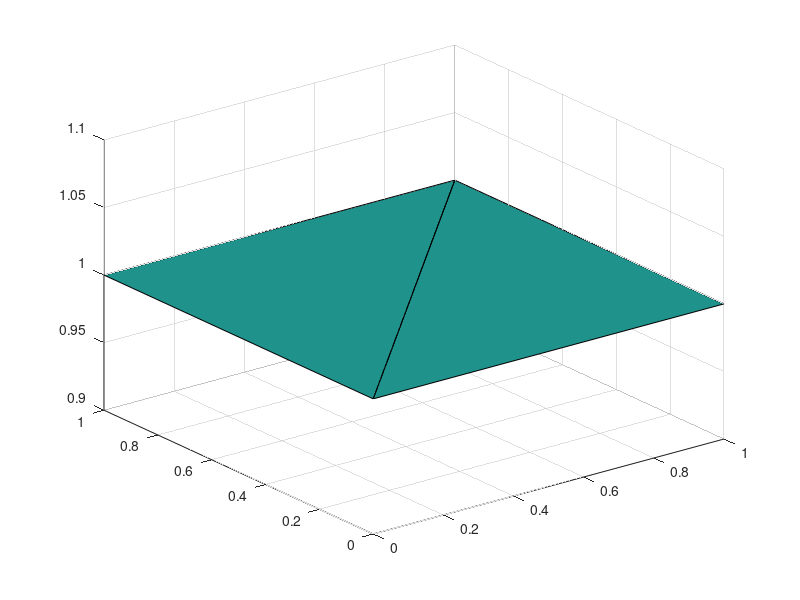

MATLAB code for this plot: (Note: this script raises an error after producing the figure.)
%% Check Assembly for Consistency

close all; clear; clc;
tic;

%************************** Generate the mesh ****************************%

% For a rectangular mesh
xlim = 1;
ylim = 1;
zlim = 1;
[mesh_x,mesh_y,mesh_z] = meshgrid(0:xlim,0:ylim,1:zlim);

% For a single triangle
% mesh_x = [1;0;1];
% mesh_y = [1;0;0];
% mesh_z = [1;1;1];

% Generate the mesh
IEN = delaunay(mesh_x,mesh_y);

% Convert the mesh grid points into x_ia
numNodes = numel(mesh_x);

% The reference configuration
X = [reshape(mesh_x,numNodes,1), reshape(mesh_y,numNodes,1),...
    reshape(mesh_z,numNodes,1)];

trisurf(IEN,X(:,1),X(:,2),X(:,3));


%****************** Boundary Condition and Meta Arrays *******************%

% Need to know the Global DOF number that has to be constrained.

BC = cell(1,3);
BC{1,1} = [0,0,1; 0,0,1;0,0,1];
BC{1,2} = [1;2;3];
BC{1,3} = [0;0;0];

prescribedDOF = getBCmatrix(BC,X);

dofPerNode = 3;
ID = zeros(numNodes*dofPerNode,2);
ID(:,1) = 1:numNodes*dofPerNode;

unknownDOFs = (1:numNodes*dofPerNode).';
unknownDOFs(prescribedDOF(:,1)) = [];

globalEqNum = 1;
for i = 1:numel(unknownDOFs)
    ID(unknownDOFs(i),2) = globalEqNum;
    globalEqNum = globalEqNum + 1;
end

%******************************** Assembly *******************************%

% External transverse load
f = repmat([0,0,1],size(IEN,1),1);

% Quadrature order
quadOrder = 1;

% Thickness of the membrane
H = ones(size(IEN,1),1);

% Elastic constants
lambda = 5*10^8;
mu = 1.5*10^6;

% Set the initial guess for displacement
rng(0);
u = 0.001*rand(size(X));
%u = zeros(size(X)); % Uncomment for zero deformation case

% Apply boundary condition u_z = 0 on the nodes on sides of the square.
rowCol = [ceil(prescribedDOF(:,1)/3),mod(prescribedDOF(:,1),3)];
rowCol(rowCol==0) = 3;
for i=1:size(rowCol,1)
    u(rowCol(i,1),rowCol(i,2)) = prescribedDOF(i,2);
end

X = reshape(X.',[dofPerNode*numNodes,1]);
u = reshape(u.',[dofPerNode*numNodes,1]);

% Thickness stretch
L  = ones(size(IEN,1),1);

x = X + u;

% The exact values
[W_exact,r_exact,K_exact,~] = assemblyT3Lin(X,x,H,f,quadOrder,lambda,mu,...
    IEN,ID,L);

h = norm(x)*logspace(-7,-2);
errR = zeros(1,length(h));

% We will use the fact that
for z=1:length(h)
    r_approx = zeros(numel(unknownDOFs),1);
    for i=1:numel(unknownDOFs)
        x(unknownDOFs(i)) = x(unknownDOFs(i)) + h(z);
        [Wp,~,~,~] = assemblyT3Lin(X,x,H,f,quadOrder,lambda,mu,IEN,ID,L);
        x(unknownDOFs(i)) = x(unknownDOFs(i)) - 2*h(z);
        [Wm,~,~,~] = assemblyT3Lin(X,x,H,f,quadOrder,lambda,mu,IEN,ID,L);
        x(unknownDOFs(i)) = x(unknownDOFs(i)) + h(z);
        r_approx(i) = (Wp - Wm)/(2*h(z));
    end
    errR(z) = max(max(abs(r_exact-r_approx)))/norm(r_exact);
    %errR(z) = max(max(abs(r_exact-r_approx)));
end

slope1 = (log(errR(50))-log(errR(45)))/(log(h(50))-log(h(45)));
fprintf('Slope for error in r_{ia}: %17.16f\n',slope1);

errK = zeros(1,length(h));
for z=1:length(h)
    K_approx = zeros(numel(unknownDOFs),numel(unknownDOFs));
    for m=1:numel(unknownDOFs)
        for n=1:numel(unknownDOFs)      
            x(unknownDOFs(n)) = x(unknownDOFs(n)) + h(z);
            [~,rp,~,~] = assemblyT3Lin(X,x,H,f,quadOrder,...
                lambda,mu,IEN,ID,L);
            x(unknownDOFs(n)) = x(unknownDOFs(n)) - 2*h(z);
            [~,rm,~,~] = assemblyT3Lin(X,x,H,f,quadOrder,...
                lambda,mu,IEN,ID,L);
            x(unknownDOFs(n)) = x(unknownDOFs(n)) + h(z);
            K_approx(m,n) = (rp(m) - rm(m))/(2*h(z));
        end
    end
    errK(z) = max(max(max(max(abs((K_exact - K_approx))))))/...
        max(max(max(max(K_exact))));
    %errK(z) = max(max(max(max(abs((K_exact - K_approx))))));
end
figure(2);
loglog(h,errR,h,errK);
xlabel('log(h)');
ylabel('log(error)')
legend('Log of error in r_{ia}','Log of error in K_{iakb}');
slope2 = (log(errK(50))-log(errK(45)))/(log(h(50))-log(h(45)));
fprintf('Slope for error in K: %17.16f\n',slope2);
title('Results of Consistenty Test for 3-node Triangular Alement Assembly');
toc;
